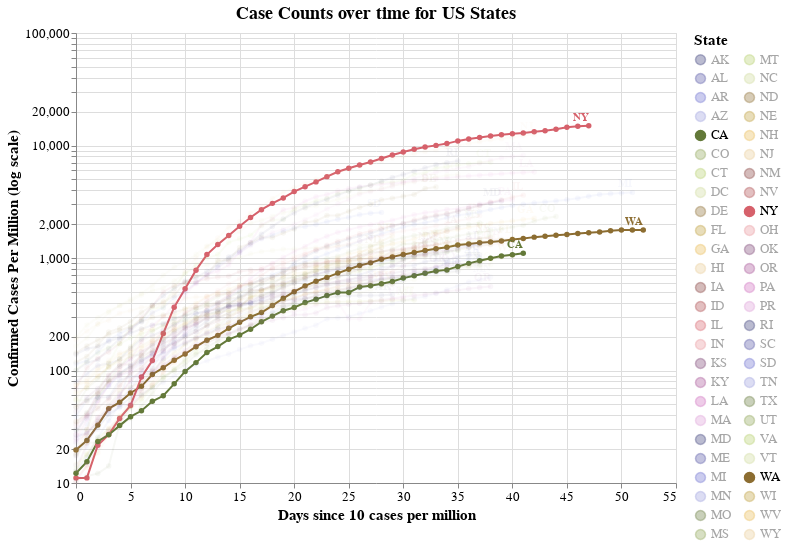

The notebook cell saved with this chart:
### Markdown cell above
> Warning: The number of cases per capita can be heavily biased depending on a state's testing procedures and how widely the population is tested.  Read with caution.

### Code cell
#hide_input
make_since_chart_percapita(['US'])

### Figure 1 — Vega-Lite specification as saved in the notebook (floating-point values rounded to 4 significant figures; data arrays with more than 128 entries replaced by an {"elided": "..."} marker saying what was removed)
{"config": {"view": {"continuousWidth": 400, "continuousHeight": 300}, "axis": {"labelFontSize": 13, "titleFontSize": 15}, "legend": {"labelFontSize": 13, "titleFontSize": 15}, "title": {"fontSize": 18}}, "layer": [{"mark": {"type": "line", "point": true}, "encoding": {"color": {"type": "nominal", "field": "State", "legend": {"columns": 2, "symbolLimit": 57}, "scale": {"scheme": "category20b"}}, "opacity": {"condition": {"value": 1, "selection": "selector002"}, "value": 0.05}, "tooltip": [{"type": "temporal", "field": "date"}, {"type": "nominal", "field": "State"}, {"type": "quantitative", "field": "Confirmed Cases"}, {"type": "quantitative", "field": "Confirmed Deaths"}, {"type": "quantitative", "field": "population"}, {"type": "quantitative", "field": "deaths_per_m"}, {"type": "quantitative", "field": "cases_per_m"}, {"type": "quantitative", "field": "Days since 100 cases"}, {"type": "quantitative", "field": "Days since first death"}, {"type": "temporal", "field": "date_y"}, {"type": "quantitative", "field": "Days since 10 cases per million"}], "x": {"type": "quantitative", "field": "Days since 10 cases per million"}, "y": {"type": "quantitative", "field": "cases_per_m", "scale": {"type": "log"}, "title": "Confirmed Cases Per Million (log scale)"}}, "height": 450, "selection": {"selector002": {"type": "multi", "fields": ["State"], "bind": "legend", "init": [{"State": "US"}, {"State": "CA"}, {"State": "WA"}, {"State": "NY"}]}}, "width": 600}, {"mark": {"type": "text", "align": "right", "dy": -8, "fontWeight": "bold"}, "encoding": {"color": {"type": "nominal", "field": "State", "legend": {"columns": 2, "symbolLimit": 57}, "scale": {"scheme": "category20b"}}, "opacity": {"condition": {"value": 1, "selection": "selector002"}, "value": 0.05}, "text": {"type": "nominal", "field": "State"}, "tooltip": [{"type": "temporal", "field": "date"}, {"type": "nominal", "field": "State"}, {"type": "quantitative", "field": "Confirmed Cases"}, {"type": "quantitative", "field": "Confirmed Deaths"}, {"type": "quantitative", "field": "population"}, {"type": "quantitative", "field": "deaths_per_m"}, {"type": "quantitative", "field": "cases_per_m"}, {"type": "quantitative", "field": "Days since 100 cases"}, {"type": "quantitative", "field": "Days since first death"}, {"type": "temporal", "field": "date_y"}, {"type": "quantitative", "field": "Days since 10 cases per million"}], "x": {"type": "quantitative", "field": "Days since 10 cases per million"}, "y": {"type": "quantitative", "field": "cases_per_m", "scale": {"type": "log"}, "title": "Confirmed Cases Per Million (log scale)"}}, "height": 450, "transform": [{"filter": "(datum['date'] >= 1587945600000)"}], "width": 600}], "data": {"name": "data-43e70daf8ce96043be803b6946bcab97"}, "title": "Case Counts over time for US States", "$schema": "https://vega.github.io/schema/vega-lite/v4.8.1.json", "datasets": {"data-43e70daf8ce96043be803b6946bcab97": {"elided": "1961 records"}}}
